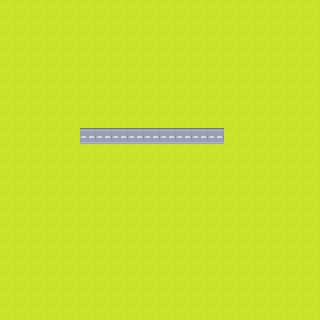

Rendered tile map (Tiled .tmx) drawn with the repository's tilesets; below, a short description and the map source with its tile grids summarised:
An orthogonal 20x20 tile map with 16x16 px tiles, 1 tile layer (Tile Layer 1).

<map version="1.0" orientation="orthogonal" width="20" height="20" tilewidth="16" tileheight="16">
 <tileset firstgid="1" name="GBA_Advance_Wars" tilewidth="16" tileheight="16">
  <image source="gfx/GBA_Advance_Wars.png" width="240" height="160" />
 </tileset>
 <layer name="Tile Layer 1" width="20" height="20">
  <data>[400 cells, 400 non-empty, 2 distinct tile ids]</data>
 </layer>
</map>
